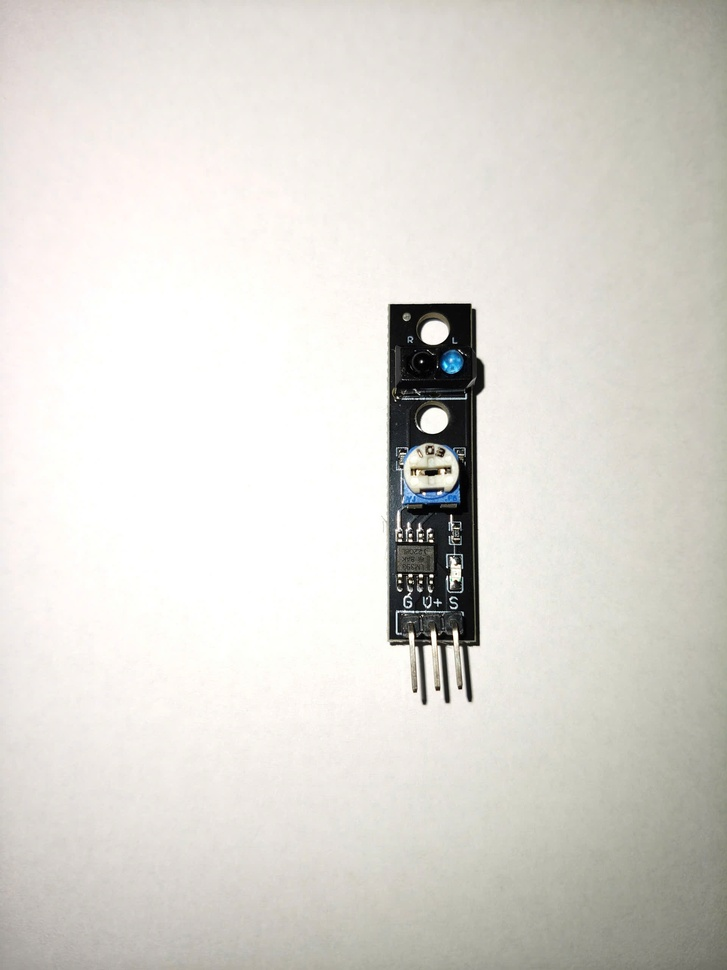
#> input picture image/sample2.jpg, 727 x 970 px, shrunk from 1920 x 2560 before the run
$ jupyter execute --allow-errors Colab_Train_PatchCore.ipynb   (shell and % lines are left out)   (older library calls are emulated)
#> lines starting #> are read from the running program, lines starting #| are printed output that depends on the picture
### src/training/train_patchcore.py
"""PatchCore Training Pipeline, Multi-Lighting Augmentation & Coreset Builder (Dev 2)."""

from __future__ import annotations

import argparse
import json
import logging
import pickle
from pathlib import Path
from typing import Any

import cv2
import numpy as np
import yaml

from src.inference.inspector import (
    PatchCoreFeatureExtractor,
    build_board_patch_mask,
    compute_patchcore_anomaly_map,
)
from src.inference.pin_inspector import PinInspector, calibrate_pin_inspector
from src.preprocessing.board_aligner import create_board_aligner, preprocess_board_image
from src.training.evaluate import (
    compute_auroc,
    find_optimal_threshold,
    list_images_in_dir,
)

logger = logging.getLogger(__name__)


# [58 lines left out: function greedy_coreset_subsampling, not called in this run]


def generate_photometric_augmentations(
    image_rgb: np.ndarray,
    num_variants: int = 4,
    seed: int = 42,
) -> list[np.ndarray]:
    """Generate multi-lighting photometric variations without geometric flipping.

    Simulates the 4 lighting regimes defined in Section 5.1 of `docs/developer_spec.md`:
    1. Natural room illumination with mild brightness/contrast shift
    2. Directional illumination from left (desk lamp left)
    3. Directional illumination from right/top (desk lamp right/top)
    4. Slightly dim lighting with mild Gaussian blur and micro 2D pose tolerance

    NEVER applies HorizontalFlip, VerticalFlip, or RandomCrop so asymmetric PCB components
    always stay in their canonical spatial locations.
    """
    rng = np.random.default_rng(seed)
    h, w = image_rgb.shape[:2]
    variants: list[np.ndarray] = []

    x_grid = np.linspace(0.0, 1.0, w, dtype=np.float32)[None, :, None]
    y_grid = np.linspace(0.0, 1.0, h, dtype=np.float32)[:, None, None]

    for idx in range(num_variants):
        img = image_rgb.astype(np.float32)
        mode = idx % 4

        if mode == 0:
            # Mode 0: Warm/cool natural room shift
            gain = float(rng.uniform(0.92, 1.08))
            bias = float(rng.uniform(-8.0, 8.0))
            img = img * gain + bias
        elif mode == 1:
            # Mode 1: Left directional lamp gradient
            strength = float(rng.uniform(0.08, 0.16))
            grad = 1.0 + strength * (0.5 - x_grid)
            img = img * grad
        elif mode == 2:
            # Mode 2: Right/top directional lamp gradient
            strength = float(rng.uniform(0.08, 0.16))
            grad = 1.0 + strength * (x_grid - 0.5) + 0.05 * (0.5 - y_grid)
            img = img * grad
        else:
            # Mode 3: Slightly dim light + webcam-scale resolution & sensor blur
            gain = float(rng.uniform(0.88, 0.96))
            small_w, small_h = max(64, w // 2), max(64, h // 2)
            down = cv2.resize(img * gain, (small_w, small_h), interpolation=cv2.INTER_AREA)
            img = cv2.resize(down, (w, h), interpolation=cv2.INTER_LINEAR)
            img = cv2.GaussianBlur(img, (3, 3), 0.4)

        # Mild saturation jitter in HSV space
        clipped_u8 = np.clip(img, 0, 255).astype(np.uint8)
        hsv = cv2.cvtColor(clipped_u8, cv2.COLOR_RGB2HSV).astype(np.float32)
        sat_scale = float(rng.uniform(0.90, 1.10))
        hsv[..., 1] = np.clip(hsv[..., 1] * sat_scale, 0, 255)
        out_rgb = cv2.cvtColor(hsv.astype(np.uint8), cv2.COLOR_HSV2RGB)

        # Micro 2D translation/rotation jitter (<= 1.0 deg, <= 1.5 px) for memory bank tolerance
        angle = float(rng.uniform(-0.8, 0.8))
        tx = float(rng.uniform(-1.2, 1.2))
        ty = float(rng.uniform(-1.2, 1.2))
        mat = cv2.getRotationMatrix2D((w * 0.5, h * 0.5), angle, 1.0)
        mat[0, 2] += tx
        mat[1, 2] += ty
        out_rgb = cv2.warpAffine(
            out_rgb,
            mat,
            (w, h),
            flags=cv2.INTER_LINEAR,
            borderMode=cv2.BORDER_REPLICATE,
        )
        # Preserve pure-black letterbox padding if present
        zero_mask = np.all(image_rgb == 0, axis=-1)
        if np.any(zero_mask) and not np.all(zero_mask):
            out_rgb[zero_mask] = 0
        variants.append(out_rgb)

    return variants


def bootstrap_dataset_from_samples(
    dataset_root: Path = Path("data/chip_dataset"),
    sample_normal_path: Path = Path("image/sample2.jpg"),
    sample_anomaly_path: Path = Path("image/sample1.jpg"),
    num_train_normal: int = 30,
    num_val_normal: int = 10,
    num_test_abnormal: int = 10,
) -> dict[str, int]:
    """Bootstrap standard Anomalib folder dataset from sample2.jpg (Normal) & sample1.jpg (Anomaly).

    In the project's initial state:
    - `image/sample2.jpg` has the complete PCB with both SMD components next to the 103 potentiometer.
    - `image/sample1.jpg` is missing the SMD components next to the 103 potentiometer (Anomaly).

    If the user has not yet populated `data/chip_dataset/` with 30+ camera shots, this function
    populates `normal/train`, `normal/val`, and `abnormal/test` with realistic multi-lighting
    and slight placement variations so training and evaluation work immediately.
    """
#> called with num_train_normal = 30, num_val_normal = 10, num_test_abnormal = 10
    train_dir = dataset_root / "normal" / "train"
    val_dir = dataset_root / "normal" / "val"
    test_anom_dir = dataset_root / "abnormal" / "test"

    train_dir.mkdir(parents=True, exist_ok=True)
    val_dir.mkdir(parents=True, exist_ok=True)
    test_anom_dir.mkdir(parents=True, exist_ok=True)

    existing_train = list_images_in_dir(train_dir)
    existing_val = list_images_in_dir(val_dir)
    existing_anom = list_images_in_dir(test_anom_dir)

    if (
        len(existing_train) >= 8
        and len(existing_val) >= 2
        and len(existing_anom) >= 2
    ):
        return {
            "normal_train": len(existing_train),
            "normal_val": len(existing_val),
            "abnormal_test": len(existing_anom),
        }

    if not sample_normal_path.exists() or not sample_anomaly_path.exists():
        logger.warning(
            "Sample images not found at %s / %s; skipping bootstrap.",
            sample_normal_path,
            sample_anomaly_path,
        )
        return {
            "normal_train": len(existing_train),
            "normal_val": len(existing_val),
            "abnormal_test": len(existing_anom),
        }

    norm_bgr = cv2.imread(str(sample_normal_path))
#> norm_bgr is the input picture: shape (970, 727, 3); mean B, G, R 210.9, 216.6, 219.1
    anom_bgr = cv2.imread(str(sample_anomaly_path))
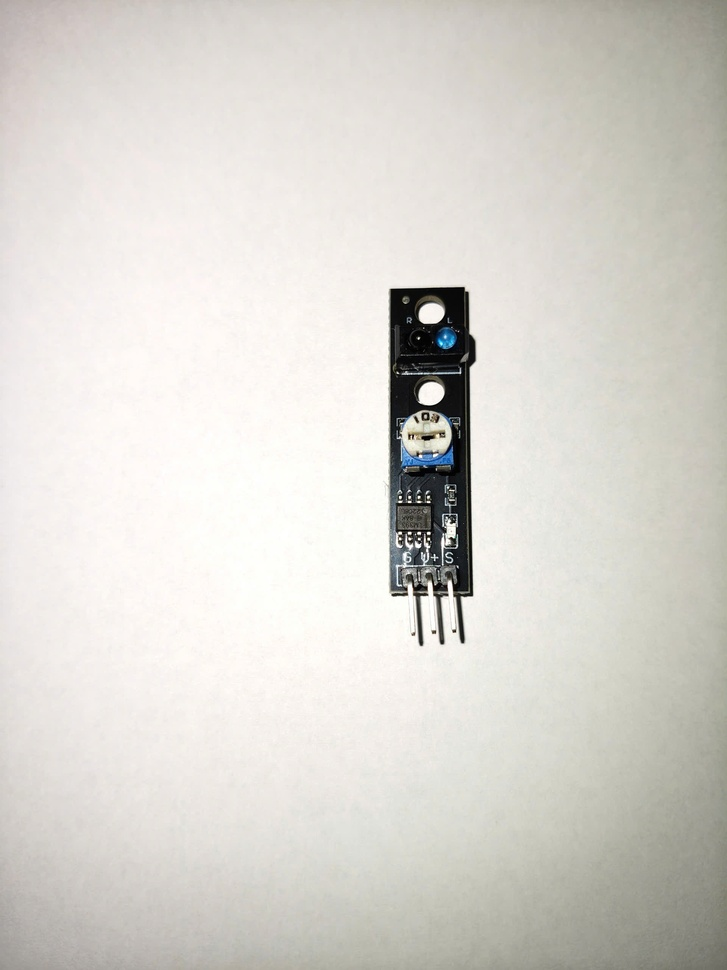
#> input picture image/sample1.jpg, 727 x 970 px, shrunk from 1920 x 2560 before the run
#> anom_bgr is the input picture: shape (970, 727, 3); mean B, G, R 207.7, 213.9, 216.4
    if norm_bgr is None or anom_bgr is None:
        return {"normal_train": 0, "normal_val": 0, "abnormal_test": 0}

    norm_rgb = cv2.cvtColor(norm_bgr, cv2.COLOR_BGR2RGB)
    anom_rgb = cv2.cvtColor(anom_bgr, cv2.COLOR_BGR2RGB)

    # Save base normal and multi-lighting normal training shots
    cv2.imwrite(str(train_dir / "normal_000.jpg"), norm_bgr)
    train_variants = generate_photometric_augmentations(
        norm_rgb, num_variants=max(0, num_train_normal - 1), seed=101
    )
#> after the loop in generate_photometric_augmentations, `for idx in range(num_variants):`:
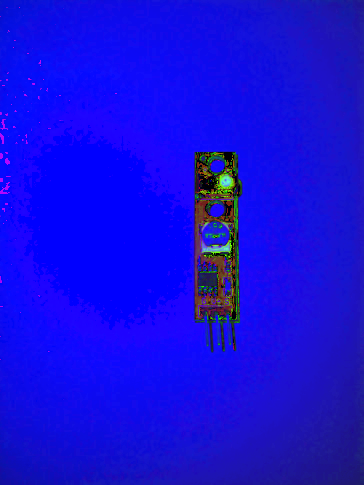
#> hsv: shape (970, 727, 3) float32 (shown at 1/2 size); mean R, G, B 20.2, 13.4, 221.5
#> after the loop in generate_photometric_augmentations, `for idx in range(num_variants):`: variants = 29 items
#> train_variants = 29 items
    for idx, var_rgb in enumerate(train_variants, start=1):
        var_bgr = cv2.cvtColor(var_rgb, cv2.COLOR_RGB2BGR)
        cv2.imwrite(str(train_dir / f"normal_{idx:03d}.jpg"), var_bgr)
#> this loop made 29 passes
#> pass 1, in bootstrap_dataset_from_samples, `var_bgr = cv2.cvtColor(var_rgb, cv2.COLOR_RGB2BGR)`:
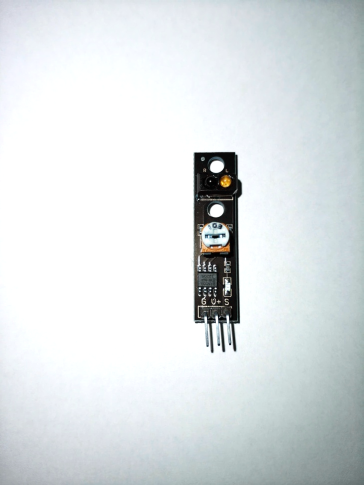
#> var_bgr: shape (970, 727, 3) (shown at 1/2 size); mean R, G, B 220.1, 225.6, 227.4

    # Save validation normal shots with independent seed
    val_variants = generate_photometric_augmentations(
        norm_rgb, num_variants=num_val_normal, seed=202
    )
#> call 2 of generate_photometric_augmentations, with num_variants = 10, seed = 202
#> the loop in generate_photometric_augmentations (call 2), `for idx in range(num_variants):` made 10 passes
#> after the loop in generate_photometric_augmentations (call 2), `for idx in range(num_variants):`:
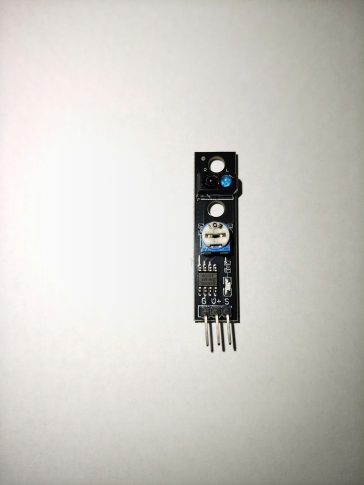
#> img: shape (970, 727, 3) float32 (shown at 1/2 size); mean R, G, B 219.8, 217.3, 211.6; drawn with min black and max white
#> after the loop in generate_photometric_augmentations (call 2), `for idx in range(num_variants):`: variants = 10 items
#> val_variants = 10 items
    for idx, var_rgb in enumerate(val_variants):
        var_bgr = cv2.cvtColor(var_rgb, cv2.COLOR_RGB2BGR)
        cv2.imwrite(str(val_dir / f"val_normal_{idx:03d}.jpg"), var_bgr)
#> this loop made 10 passes

    # Save real anomaly sample1.jpg + multi-lighting variants
    cv2.imwrite(str(test_anom_dir / "anomaly_000_missing_smd.jpg"), anom_bgr)
    anom_variants = generate_photometric_augmentations(
        anom_rgb, num_variants=max(0, num_test_abnormal - 1), seed=303
    )
#> the loop in generate_photometric_augmentations (call 3), `for idx in range(num_variants):` made 9 passes
#> pass 1, in generate_photometric_augmentations (call 3), `hsv = cv2.cvtColor(clipped_u8, cv2.COLOR_RGB2HSV).astype(np.float32)`:
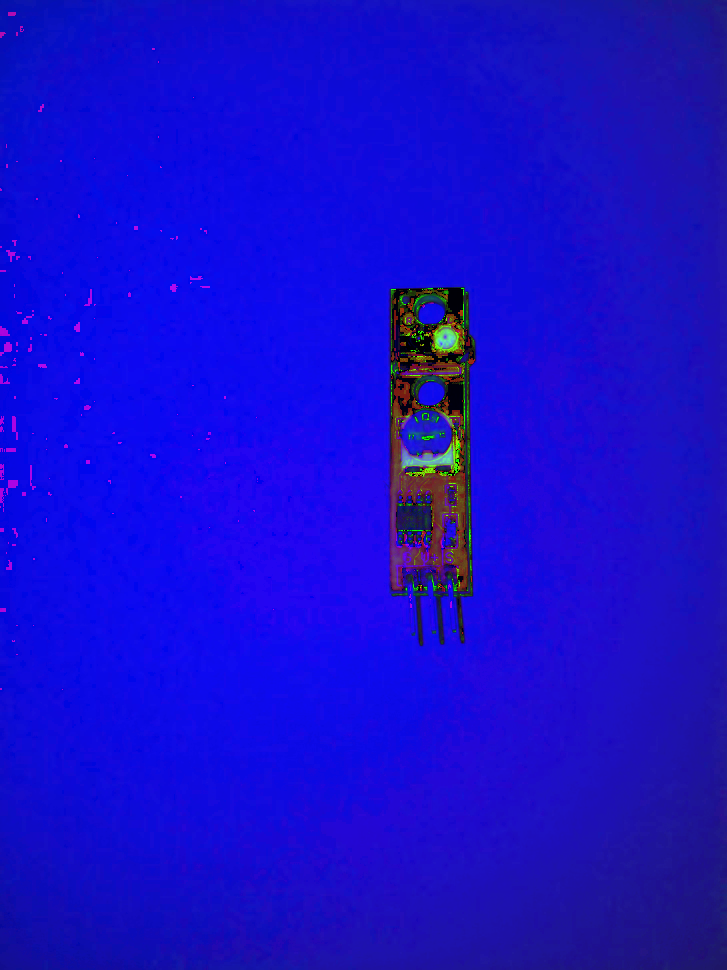
#> hsv: shape (970, 727, 3) float32; mean R, G, B 22.3, 12.6, 205
#> (the rest of the program and of its run is left out)
